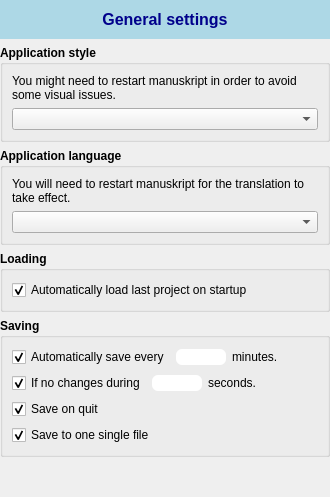
     <widget class="QWidget" name="stackedWidgetPage1">
      <layout class="QVBoxLayout" name="verticalLayout_7">
       <property name="leftMargin">
        <number>0</number>
       </property>
       <property name="topMargin">
        <number>0</number>
       </property>
       <property name="rightMargin">
        <number>0</number>
       </property>
       <property name="bottomMargin">
        <number>0</number>
       </property>
       <item>
        <widget class="QLabel" name="lblTitleGeneral">
         <property name="sizePolicy">
          <sizepolicy hsizetype="Preferred" vsizetype="Fixed">
           <horstretch>0</horstretch>
           <verstretch>0</verstretch>
          </sizepolicy>
         </property>
         <property name="styleSheet">
          <string notr="true">background-color:lightBlue;
border:none;
padding:10px;
color:darkBlue;
font-size:16px;
font-weight:bold;
text-align:center;</string>
         </property>
         <property name="text">
          <string>General settings</string>
         </property>
         <property name="alignment">
          <set>Qt::AlignCenter</set>
         </property>
        </widget>
       </item>
       <item>
        <widget class="QGroupBox" name="groupBox_2">
         <property name="font">
          <font>
           <weight>75</weight>
           <bold>true</bold>
          </font>
         </property>
         <property name="title">
          <string>Application style</string>
         </property>
         <layout class="QVBoxLayout" name="verticalLayout_5">
          <item>
           <widget class="QLabel" name="label_2">
            <property name="font">
             <font>
              <weight>50</weight>
              <bold>false</bold>
             </font>
            </property>
            <property name="text">
             <string>You might need to restart manuskript in order to avoid some visual issues.</string>
            </property>
            <property name="wordWrap">
             <bool>true</bool>
            </property>
           </widget>
          </item>
          <item>
           <widget class="QComboBox" name="cmbStyle">
            <property name="font">
             <font>
              <weight>50</weight>
              <bold>false</bold>
             </font>
            </property>
           </widget>
          </item>
         </layout>
        </widget>
       </item>
       <item>
        <widget class="QGroupBox" name="groupBox_14">
         <property name="font">
          <font>
           <weight>75</weight>
           <bold>true</bold>
          </font>
         </property>
         <property name="title">
          <string>Application language</string>
         </property>
         <layout class="QVBoxLayout" name="verticalLayout_20">
          <item>
           <widget class="QLabel" name="label_52">
            <property name="font">
             <font>
              <weight>50</weight>
              <bold>false</bold>
             </font>
            </property>
            <property name="text">
             <string>You will need to restart manuskript for the translation to take effect.</string>
            </property>
            <property name="wordWrap">
             <bool>true</bool>
            </property>
           </widget>
          </item>
          <item>
           <widget class="QComboBox" name="cmbTranslation">
            <property name="font">
             <font>
              <weight>50</weight>
              <bold>false</bold>
             </font>
            </property>
           </widget>
          </item>
         </layout>
        </widget>
       </item>
       <item>
        <widget class="QGroupBox" name="groupBox_10">
         <property name="font">
          <font>
           <weight>75</weight>
           <bold>true</bold>
          </font>
         </property>
         <property name="title">
          <string>Loading</string>
         </property>
         <layout class="QVBoxLayout" name="verticalLayout_18">
          <item>
           <widget class="QCheckBox" name="chkAutoLoad">
            <property name="font">
             <font>
              <weight>50</weight>
              <bold>false</bold>
             </font>
            </property>
            <property name="text">
             <string>Automatically load last project on startup</string>
            </property>
            <property name="checked">
             <bool>true</bool>
            </property>
           </widget>
          </item>
         </layout>
        </widget>
       </item>
       <item>
        <widget class="QGroupBox" name="groupBox">
         <property name="font">
          <font>
           <weight>75</weight>
           <bold>true</bold>
          </font>
         </property>
         <property name="title">
          <string>Saving</string>
         </property>
         <layout class="QVBoxLayout" name="verticalLayout_6">
          <item>
           <layout class="QHBoxLayout" name="horizontalLayout_5">
            <item>
             <widget class="QCheckBox" name="chkAutoSave">
              <property name="font">
               <font>
                <weight>50</weight>
                <bold>false</bold>
               </font>
              </property>
              <property name="text">
               <string>Automatically save every</string>
              </property>
              <property name="checked">
               <bool>true</bool>
              </property>
             </widget>
            </item>
            <item>
             <widget class="QLineEdit" name="txtAutoSave">
              <property name="sizePolicy">
               <sizepolicy hsizetype="Preferred" vsizetype="Fixed">
                <horstretch>0</horstretch>
                <verstretch>0</verstretch>
               </sizepolicy>
              </property>
              <property name="maximumSize">
               <size>
                <width>50</width>
                <height>16777215</height>
               </size>
              </property>
              <property name="font">
               <font>
                <weight>50</weight>
                <bold>false</bold>
               </font>
              </property>
              <property name="styleSheet">
               <string notr="true">border-radius: 6px;</string>
              </property>
              <property name="maxLength">
               <number>3</number>
              </property>
              <property name="alignment">
               <set>Qt::AlignCenter</set>
              </property>
             </widget>
            </item>
            <item>
             <widget class="QLabel" name="label">
              <property name="font">
               <font>
                <weight>50</weight>
                <bold>false</bold>
               </font>
              </property>
              <property name="text">
               <string>minutes.</string>
              </property>
             </widget>
            </item>
            <item>
             <spacer name="horizontalSpacer_3">
              <property name="font">
               <font>
                <weight>50</weight>
                <bold>false</bold>
               </font>
              </property>
              <property name="orientation">
               <enum>Qt::Horizontal</enum>
              </property>
              <property name="sizeHint" stdset="0">
               <size>
                <width>40</width>
                <height>20</height>
               </size>
              </property>
             </spacer>
            </item>
           </layout>
          </item>
          <item>
           <layout class="QHBoxLayout" name="horizontalLayout_7">
            <item>
             <widget class="QCheckBox" name="chkAutoSaveNoChanges">
              <property name="font">
               <font>
                <weight>50</weight>
                <bold>false</bold>
               </font>
              </property>
              <property name="text">
               <string>If no changes during</string>
              </property>
              <property name="checked">
               <bool>true</bool>
              </property>
             </widget>
            </item>
            <item>
             <widget class="QLineEdit" name="txtAutoSaveNoChanges">
              <property name="sizePolicy">
               <sizepolicy hsizetype="Preferred" vsizetype="Fixed">
                <horstretch>0</horstretch>
                <verstretch>0</verstretch>
               </sizepolicy>
              </property>
              <property name="maximumSize">
               <size>
                <width>50</width>
                <height>16777215</height>
               </size>
              </property>
              <property name="font">
               <font>
                <weight>50</weight>
                <bold>false</bold>
               </font>
              </property>
              <property name="styleSheet">
               <string notr="true">border-radius: 6px;</string>
              </property>
              <property name="maxLength">
               <number>3</number>
              </property>
              <property name="alignment">
               <set>Qt::AlignCenter</set>
              </property>
             </widget>
            </item>
            <item>
             <widget class="QLabel" name="label_14">
              <property name="font">
               <font>
                <weight>50</weight>
                <bold>false</bold>
               </font>
              </property>
              <property name="text">
               <string>seconds.</string>
              </property>
             </widget>
            </item>
            <item>
             <spacer name="horizontalSpacer_4">
              <property name="font">
               <font>
                <weight>50</weight>
                <bold>false</bold>
               </font>
              </property>
              <property name="orientation">
               <enum>Qt::Horizontal</enum>
              </property>
              <property name="sizeHint" stdset="0">
               <size>
                <width>40</width>
                <height>20</height>
               </size>
              </property>
             </spacer>
            </item>
           </layout>
          </item>
          <item>
           <widget class="QCheckBox" name="chkSaveOnQuit">
            <property name="font">
             <font>
              <weight>50</weight>
              <bold>false</bold>
             </font>
            </property>
            <property name="text">
             <string>Save on quit</string>
            </property>
            <property name="checked">
             <bool>true</bool>
            </property>
           </widget>
          </item>
          <item>
           <widget class="QCheckBox" name="chkSaveToZip">
            <property name="font">
             <font>
              <weight>50</weight>
              <bold>false</bold>
             </font>
            </property>
            <property name="toolTip">
             <string>&lt;html&gt;&lt;head/&gt;&lt;body&gt;&lt;p&gt;If you check this option, your project will be save as one single file. Easier to copy or backup, but does not allow collaborative editing, or versionning.&lt;br/&gt;If this is unchecked, your project will be save as a folder containing many small files.&lt;/p&gt;&lt;/body&gt;&lt;/html&gt;</string>
            </property>
            <property name="statusTip">
             <string/>
            </property>
            <property name="text">
             <string>Save to one single file</string>
            </property>
            <property name="checked">
             <bool>true</bool>
            </property>
           </widget>
          </item>
         </layout>
        </widget>
       </item>
       <item>
        <spacer name="verticalSpacer_2">
         <property name="orientation">
          <enum>Qt::Vertical</enum>
         </property>
         <property name="sizeHint" stdset="0">
          <size>
           <width>20</width>
           <height>40</height>
          </size>
         </property>
        </spacer>
       </item>
      </layout>
     </widget>
